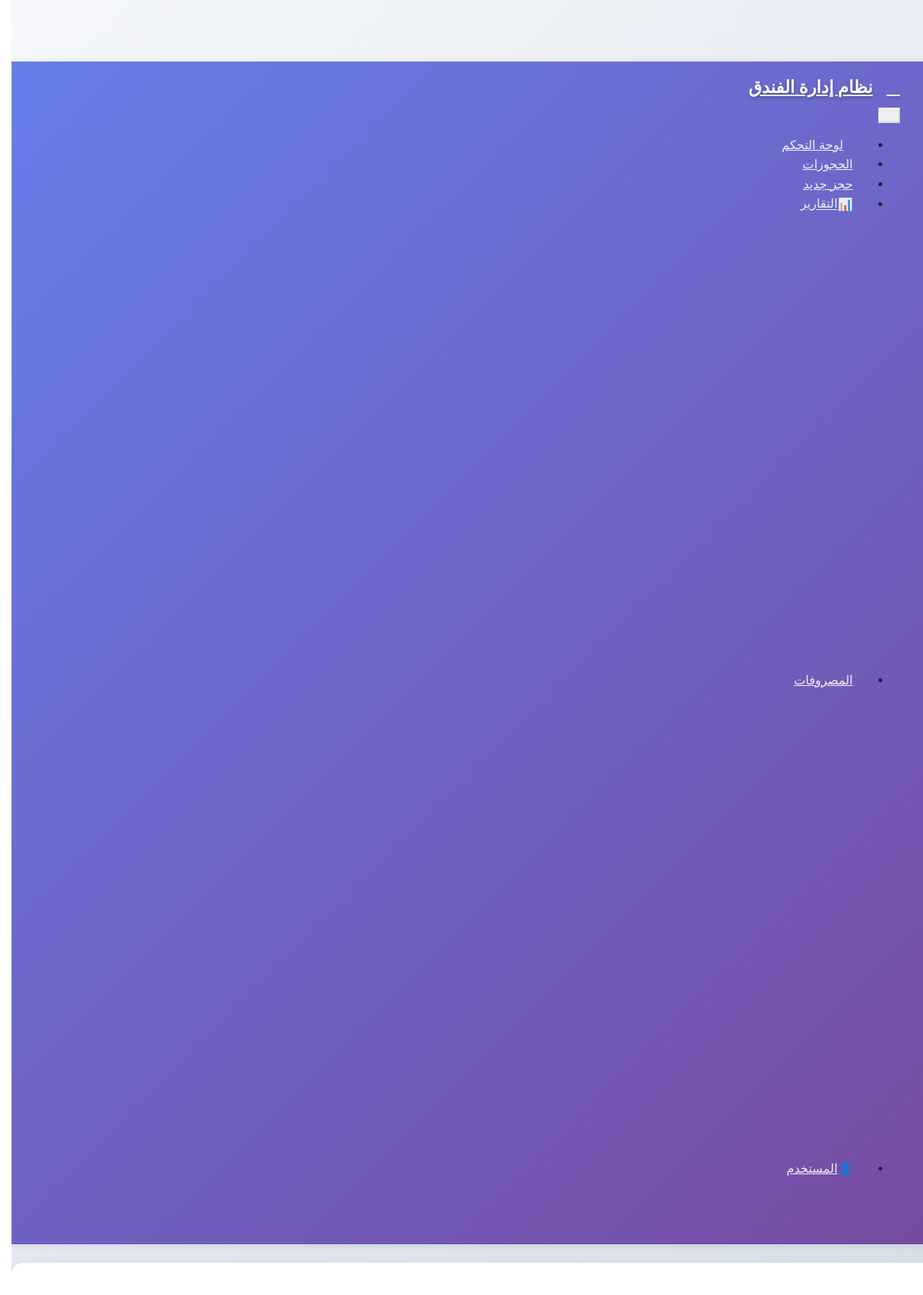
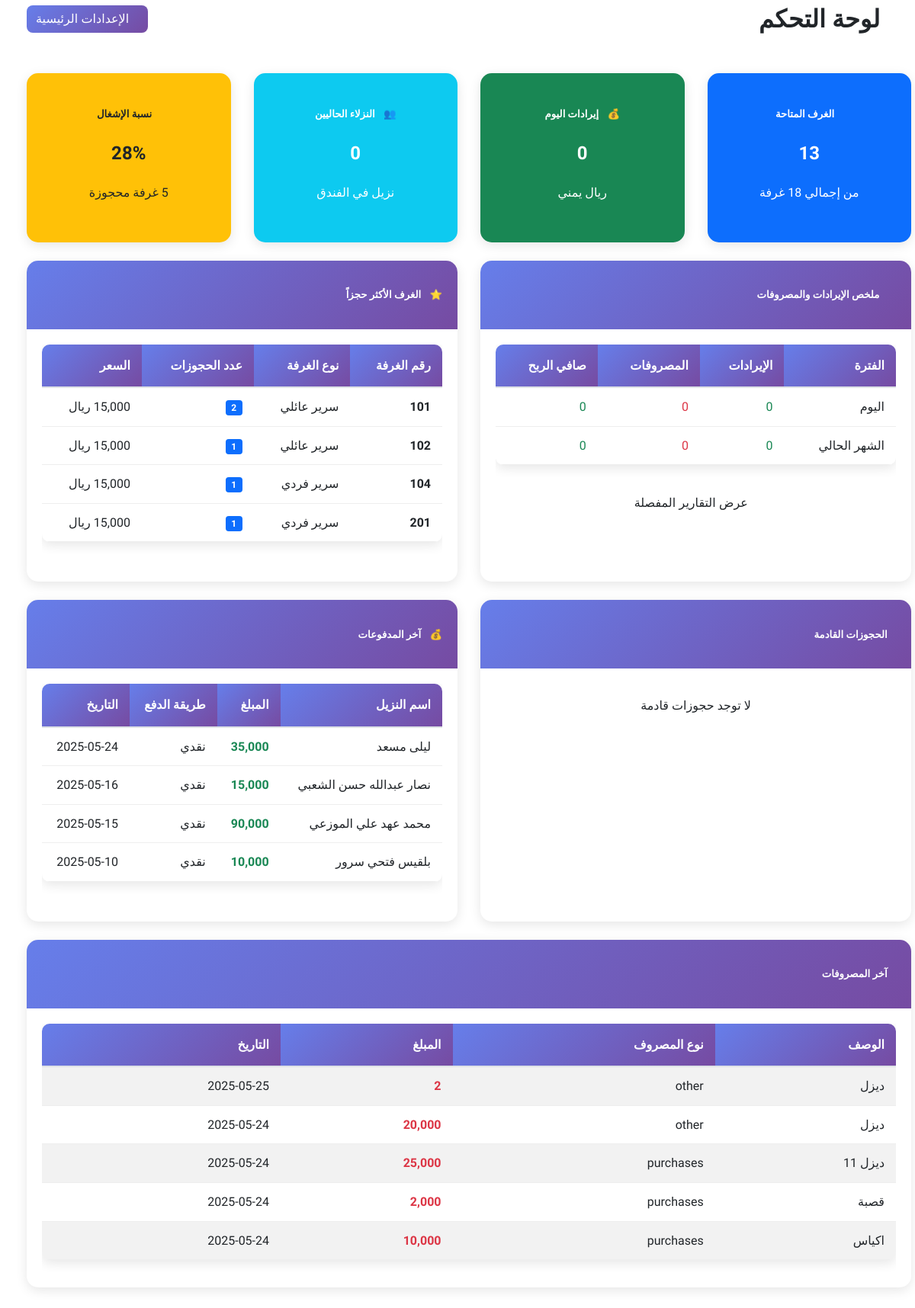
Page /admin/dashboard.php (signed in, upper part) on the committed database (2 pictures, top to bottom).
### tables this page shows
CREATE TABLE `payment` (
  `payment_id` int(11) NOT NULL,
  `booking_id` int(11) NOT NULL,
  `amount` decimal(10,2) NOT NULL,
  `payment_date` timestamp NOT NULL DEFAULT CURRENT_TIMESTAMP,
  `notes` text,
  `payment_method` varchar(50) NOT NULL,
  `revenue_type` enum('room','restaurant','services','other') NOT NULL DEFAULT 'room',
  `cash_transaction_id` int(11) DEFAULT NULL,
  `room_number` int(11) DEFAULT NULL
);

CREATE TABLE `bookings` (
  `booking_id` int(11) NOT NULL,
  `guest_id` int(11) DEFAULT NULL,
  `guest_name` varchar(100) NOT NULL,
  `guest_id_type` enum('بطاقة شخصية','رخصة قيادة','جواز سفر') NOT NULL,
  `guest_id_number` varchar(50) NOT NULL,
  `guest_id_issue_date` date DEFAULT NULL,
  `guest_id_issue_place` varchar(50) DEFAULT NULL,
  `guest_phone` varchar(20) NOT NULL,
  `guest_nationality` varchar(50) DEFAULT NULL,
  `guest_email` varchar(100) DEFAULT NULL,
  `guest_address` text,
  `guest_created_at` timestamp NOT NULL DEFAULT CURRENT_TIMESTAMP,
  `room_number` varchar(10) NOT NULL,
  `checkin_date` datetime NOT NULL,
  `checkout_date` datetime DEFAULT NULL,
  `status` enum('شاغرة','محجوزة') NOT NULL DEFAULT 'محجوزة' COMMENT 'حالة الحجز',
  `notes` text,
  `created_at` timestamp NOT NULL DEFAULT CURRENT_TIMESTAMP,
  `expected_nights` int(11) DEFAULT '1' COMMENT 'عدد الليالي المتوقع',
  `actual_checkout` datetime DEFAULT NULL,
  `calculated_nights` int(11) DEFAULT '1',
  `last_calculation` timestamp NOT NULL DEFAULT CURRENT_TIMESTAMP ON UPDATE CURRENT_TIMESTAMP
);

CREATE TABLE `expenses` (
  `id` int(11) NOT NULL,
  `expense_type` varchar(50) NOT NULL,
  `related_id` int(11) DEFAULT NULL,
  `description` varchar(255) NOT NULL,
  `amount` decimal(10,2) NOT NULL,
  `date` date NOT NULL,
  `cash_transaction_id` int(11) DEFAULT NULL,
  `created_by` int(11) DEFAULT NULL,
  `created_at` timestamp NOT NULL DEFAULT CURRENT_TIMESTAMP
);

### admin/dashboard.php (the view, shortened to what the rows shown need)
<?php
require_once '../includes/db.php';
require_once '../includes/header.php';
try {
    $total_rooms = getDashboardData($conn, "SELECT COUNT(*) FROM rooms");
    $available_rooms = getDashboardData($conn, "SELECT COUNT(*) FROM rooms WHERE status = 'شاغرة'");
    $occupied_rooms = getDashboardData($conn, "SELECT COUNT(*) FROM rooms WHERE status = 'محجوزة'");
    $occupancy_rate = ($total_rooms > 0) ? round(($occupied_rooms / $total_rooms) * 100) : 0;
    $current_guests = getDashboardData($conn, "SELECT COUNT(*) FROM bookings WHERE status = 'نشط'");
    $today = date('Y-m-d');
    $today_revenue = getDashboardData($conn, "SELECT COALESCE(SUM(amount), 0) FROM payment WHERE DATE(payment_date) = '$today'");
    $recent_payments_query = "
        SELECT p.payment_id, p.amount, p.payment_date, p.payment_method, b.guest_name, b.room_number
        FROM payment p
        JOIN bookings b ON p.booking_id = b.booking_id
        ORDER BY p.payment_date DESC
        LIMIT 5
    ";
    $recent_payments_result = $conn->query($recent_payments_query);
    $recent_expenses_query = "
        SELECT e.id, e.description, e.amount, e.date, e.expense_type
        FROM expenses e
        ORDER BY e.date DESC
        LIMIT 5
    ";
    $recent_expenses_result = $conn->query($recent_expenses_query);
    $popular_rooms_query = "
        SELECT b.room_number, COUNT(*) as booking_count, r.price, r.type
        FROM bookings b
        JOIN rooms r ON b.room_number = r.room_number
        GROUP BY b.room_number
        ORDER BY booking_count DESC
        LIMIT 5
    ";
    $popular_rooms_result = $conn->query($popular_rooms_query);
} catch (Exception $e) {
    $error_message = $e->getMessage();
}
function getDashboardData($conn, $sql) {
    $result = $conn->query($sql);
    $data = $result->fetch_row();
    return $data[0] ?? 0;
}
?>
<div class="row">
    <div class="col-12">
        <div class="card shadow-sm mb-4">
            <div class="card-body">
                <div class="d-flex justify-content-between align-items-center mb-4">
                    <h1 class="card-title mb-0">
                        <i class="fas fa-tachometer-alt me-2"></i> لوحة التحكم
                    </h1>
                </div>
                <div class="row g-4 mb-4">
                    <div class="col-md-3">
                        <div class="card bg-primary text-white h-100">
                            <div class="card-body text-center">
                                <h2 class="display-4"><?php echo $available_rooms; ?></h2>
                            </div>
                        </div>
                    </div>
                    <div class="col-md-3">
                        <div class="card bg-success text-white h-100">
                            <div class="card-body text-center">
                                <h2 class="display-4"><?php echo number_format($today_revenue); ?></h2>
                            </div>
                        </div>
                    </div>
                    <div class="col-md-3">
                        <div class="card bg-info text-white h-100">
                            <div class="card-body text-center">
                                <h2 class="display-4"><?php echo $current_guests; ?></h2>
                            </div>
                        </div>
                    </div>
                    <div class="col-md-3">
                        <div class="card bg-warning text-dark h-100">
                            <div class="card-body text-center">
                                <h2 class="display-4"><?php echo $occupancy_rate; ?>%</h2>
                            </div>
                        </div>
                    </div>
                </div>
                <div class="row mb-4">
                    <div class="col-md-6">
                        <div class="card h-100">
                            <div class="card-body">
                                <div class="table-responsive">
                                    <table class="table table-bordered">
                                        <thead class="table-light">
                                            <tr>
                                                <th>الفترة</th>
                                                <th>الإيرادات</th>
                                                <th>المصروفات</th>
                                                <th>صافي الربح</th>
                                            </tr>
                                        </thead>
                                    </table>
                                </div>
                            </div>
                        </div>
                    </div>
                    <div class="col-md-6">
                        <div class="card h-100">
                            <div class="card-body">
                                <?php if ($popular_rooms_result && $popular_rooms_result->num_rows > 0): ?>
                                <div class="table-responsive">
                                    <table class="table table-sm">
                                        <thead class="table-light">
                                            <tr>
                                                <th>رقم الغرفة</th>
                                                <th>نوع الغرفة</th>
                                                <th>عدد الحجوزات</th>
                                                <th>السعر</th>
                                            </tr>
                                        </thead>
                                    </table>
                                </div>
                                <?php else: ?>
                                <p class="text-muted text-center">لا توجد بيانات حجوزات متاحة</p>
                                <?php endif; ?>
                            </div>
                        </div>
                    </div>
                </div>
                <div class="row mb-4">
                    <div class="col-md-6">
                        <div class="card h-100">
                            <div class="card-body">
                                <?php if ($recent_payments_result && $recent_payments_result->num_rows > 0): ?>
                                <div class="table-responsive">
                                    <table class="table table-sm">
                                        <thead class="table-light">
                                            <tr>
                                                <th>اسم النزيل</th>
                                                <th>المبلغ</th>
                                                <th>طريقة الدفع</th>
                                                <th>التاريخ</th>
                                            </tr>
                                        </thead>
                                        <tbody>
                                            <?php while ($payment = $recent_payments_result->fetch_assoc()): ?>
                                            <tr>
                                                <td><?php echo htmlspecialchars($payment['guest_name']); ?></td>
                                                <td class="text-success"><strong><?php echo number_format($payment['amount']); ?></strong></td>
                                                <td><?php echo htmlspecialchars($payment['payment_method']); ?></td>
                                                <td><?php echo date('Y-m-d', strtotime($payment['payment_date'])); ?></td>
                                            </tr>
                                            <?php endwhile; ?>
                                        </tbody>
                                    </table>
                                </div>
                                <?php else: ?>
                                <p class="text-muted text-center">لا توجد مدفوعات حديثة</p>
                                <?php endif; ?>
                            </div>
                        </div>
                    </div>
                </div>
                <div class="row mb-4">
                    <div class="col-12">
                        <div class="card">
                            <div class="card-body">
                                <?php if ($recent_expenses_result && $recent_expenses_result->num_rows > 0): ?>
                                <div class="table-responsive">
                                    <table class="table table-striped">
                                        <thead class="table-light">
                                            <tr>
                                                <th>الوصف</th>
                                                <th>نوع المصروف</th>
                                                <th>المبلغ</th>
                                                <th>التاريخ</th>
                                            </tr>
                                        </thead>
                                        <tbody>
                                            <?php while ($expense = $recent_expenses_result->fetch_assoc()): ?>
                                            <tr>
                                                <td><?php echo htmlspecialchars($expense['description']); ?></td>
                                                <td><?php echo htmlspecialchars($expense['expense_type']); ?></td>
                                                <td class="text-danger"><strong><?php echo number_format($expense['amount']); ?></strong></td>
                                                <td><?php echo date('Y-m-d', strtotime($expense['date'])); ?></td>
                                            </tr>
                                            <?php endwhile; ?>
                                        </tbody>
                                    </table>
                                </div>
                                <?php else: ?>
                                <p class="text-muted text-center">لا توجد مصروفات حديثة</p>
                                <?php endif; ?>
                            </div>
                        </div>
                    </div>
                </div>
            </div>
        </div>
    </div>
</div>
<?php require_once '../includes/footer.php'; ?>

### rows in the picture
payment: booking.guest_name "ليلى مسعد", amount "35,000", payment_method "نقدي", payment_date "2025-05-24"
payment: booking.guest_name "نصار عبدالله حسن الشعبي", amount "15,000", payment_method "نقدي", payment_date "2025-05-16"
payment: booking.guest_name "محمد عهد علي الموزعي", amount "90,000", payment_method "نقدي", payment_date "2025-05-15"
payment: booking.guest_name "بلقيس فتحي سرور", amount "10,000", payment_method "نقدي", payment_date "2025-05-10"
expenses: description "ديزل", expense_type "other", date "2025-05-25"
expenses: description "ديزل", expense_type "other", amount "20,000", date "2025-05-24"
expenses: description "ديزل 11", expense_type "purchases", amount "25,000", date "2025-05-24"
expenses: description "قصبة", expense_type "purchases", amount "2,000", date "2025-05-24"
expenses: description "اكياس", expense_type "purchases", amount "10,000", date "2025-05-24"

### other values in the picture
$available_rooms "13"
$total_rooms "18"
$occupancy_rate "28"
$occupied_rooms "5"
$room['room_number'] "101"
$room['type'] "سرير عائلي"
$room['price'] "15,000"
$room['room_number'] "102"
$room['room_number'] "104"
$room['type'] "سرير فردي"
$room['room_number'] "201"
